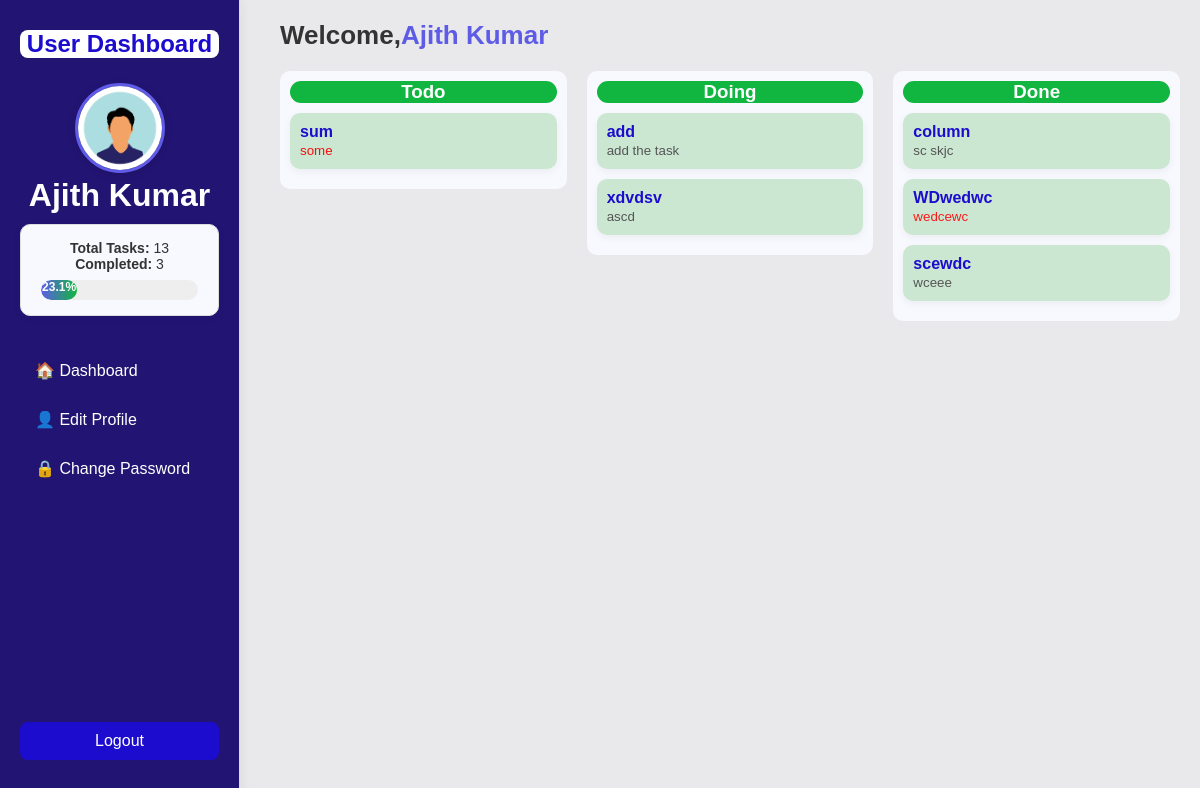
Page /user/tasks (signed in) on the earlier database version.
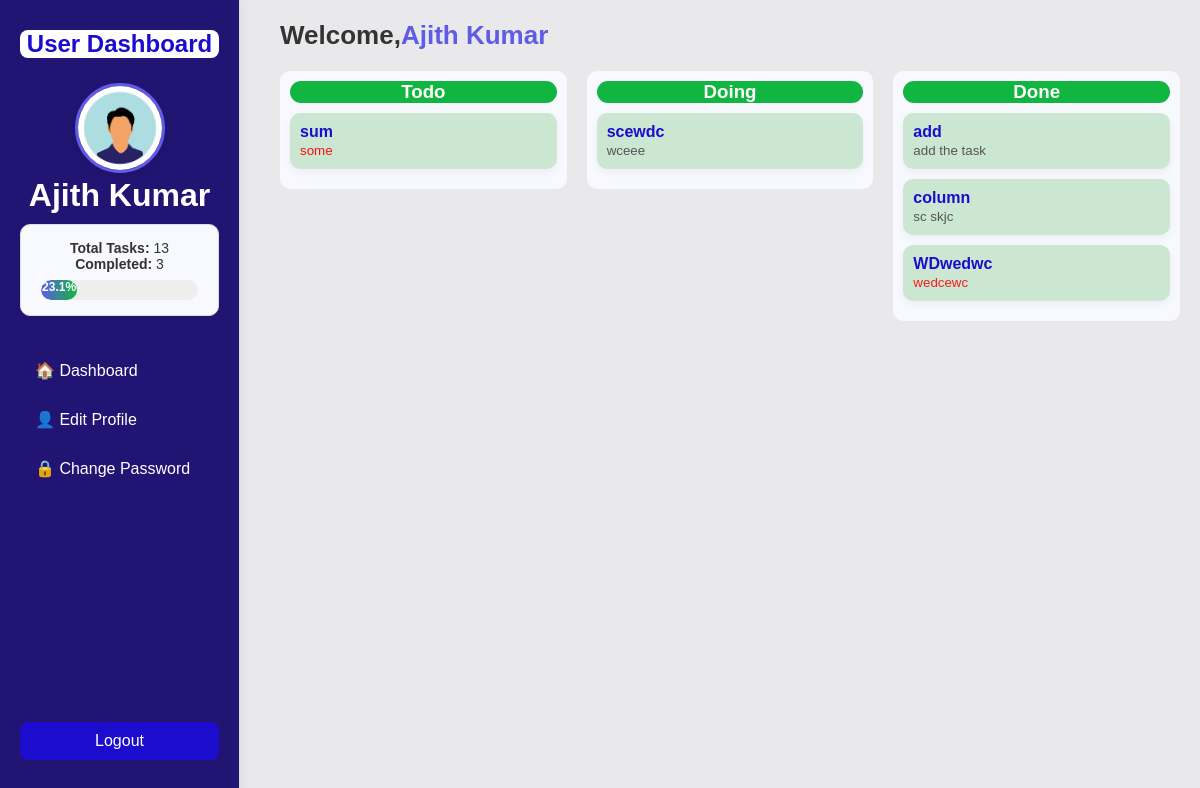
Same page on the later database version.
### tables this page shows
CREATE TABLE board_titles (
            status TEXT PRIMARY KEY,
            title TEXT
        );

CREATE TABLE tasks (
            id INTEGER PRIMARY KEY AUTOINCREMENT,
            user_id INTEGER,
            title TEXT,
            description TEXT,
            status TEXT DEFAULT 'todo', -- 'todo', 'doing', 'done'
            created_at TIMESTAMP DEFAULT CURRENT_TIMESTAMP,
            updated_at TIMESTAMP DEFAULT CURRENT_TIMESTAMP, assigned_time TEXT, completed_time TEXT, -- New Column
            FOREIGN KEY(user_id) REFERENCES users(id)
        );

### app.py (the view)
@app.route("/user/tasks")
@login_required
def user_tasks():
    db = get_db()
    user = db.execute("SELECT * FROM users WHERE id=?", (session["user_id"],)).fetchone()
    tasks = get_user_tasks(user['id'])
    titles = get_board_titles()  # exact same order from DB
    return render_template("user_taskboard.html", tasks=tasks, user=user, titles=titles)

### app.py (called while the page is built)
def get_db():
    if "db" not in g:
        g.db = sqlite3.connect(DB_PATH, detect_types=sqlite3.PARSE_DECLTYPES|sqlite3.PARSE_COLNAMES)
        g.db.row_factory = sqlite3.Row
    return g.db

def login_required(f):
    @wraps(f)
    def decorated(*args, **kwargs):
        if "user_id" not in session:
            return redirect(url_for("login"))
        return f(*args, **kwargs)
    return decorated

def get_user_tasks(user_id):
    db = get_db()
    return db.execute("SELECT * FROM tasks WHERE user_id=? ORDER BY created_at DESC", (user_id,)).fetchall()

def get_board_titles():
    db = get_db()
    rows = db.execute("SELECT status, title FROM board_titles").fetchall()
    return {row['status']: row['title'] for row in rows}

### templates/user_taskboard.html (shortened to what this page needs)
<!DOCTYPE html>
<html lang="en">
<head>
<link rel="stylesheet" href="https://cdnjs.cloudflare.com/ajax/libs/font-awesome/6.0.0/css/all.min.css">
</head>
<body>
<div class="sidebar">
  <h2> User Dashboard</h2>
  <div class="profile-sidebar">
    {% if user.profile_pic %}
      <img src="/static/uploads/{{ user.profile_pic }}" alt="Profile Picture" class="sidebar-pic">
    {% else %}
      <img src="https://via.placeholder.com/100" alt="Default Profile" class="sidebar-pic">
    {% endif %}
    <h1>{{ user.username }} </h1>
  <div class="task-summary">
    {% set total = tasks|length %}
    {% set done = tasks|selectattr('status','equalto','done')|list|length %}
    {% if total > 0 %}
      {% set percent = (done / total * 100) | round(1) %}
    {% else %}
      {% set percent = 0 %}
    {% endif %}
    <p><strong>Total Tasks:</strong> {{ total }}</p>
    <p><strong>Completed:</strong> {{ done }}</p>
    <div class="progress-bar">
      <div class="progress-fill" style="width: {{ percent }}%;">{{ percent }}%</div>
    </div>
  </div>
  </div>
  <a href="{{ url_for('dashboard') }}">🏠 Dashboard</a>
  <a href="{{ url_for('edit_profile') }}">👤 Edit Profile</a>
  <a href="{{ url_for('change_password') }}">🔒 Change Password</a>
  <a href="{{ url_for('login') }}" class="logout">Logout</a>
</div>
<main class="main">
  <header class="top-bar">
    <h1>Welcome,<span>{{ user.username }} </span> </h1>
  </header>
  <div class="task-board">
    {% for status, title in titles.items() %}
      <div class="column" id="{{ status }}"
           ondragover="allowDrop(event)"
           ondrop="dropTask(event, '{{ status }}')">
        <h3>{{ title }}</h3>
        {% for task in tasks if task.status == status %}
          <div class="task-card"
               draggable="true"
               ondragstart="drag(event)"
               data-id="{{ task.id }}">
            <strong>{{ task.title }}</strong><br>
            <small>{{ task.description|safe }}</small>
          </div>
        {% endfor %}
      </div>
    {% endfor %}
  </div>
</main>
</body>
</html>

Differences in the rows shown:
changed board_titles "Doing": loses tasks (title "xdvdsv", description "ascd"); gains tasks (title "scewdc", description "wceee"); loses tasks (title "add", description "add the task")
changed board_titles "Done": gains tasks (title "add", description "add the task"); loses tasks (title "scewdc", description "wceee")
